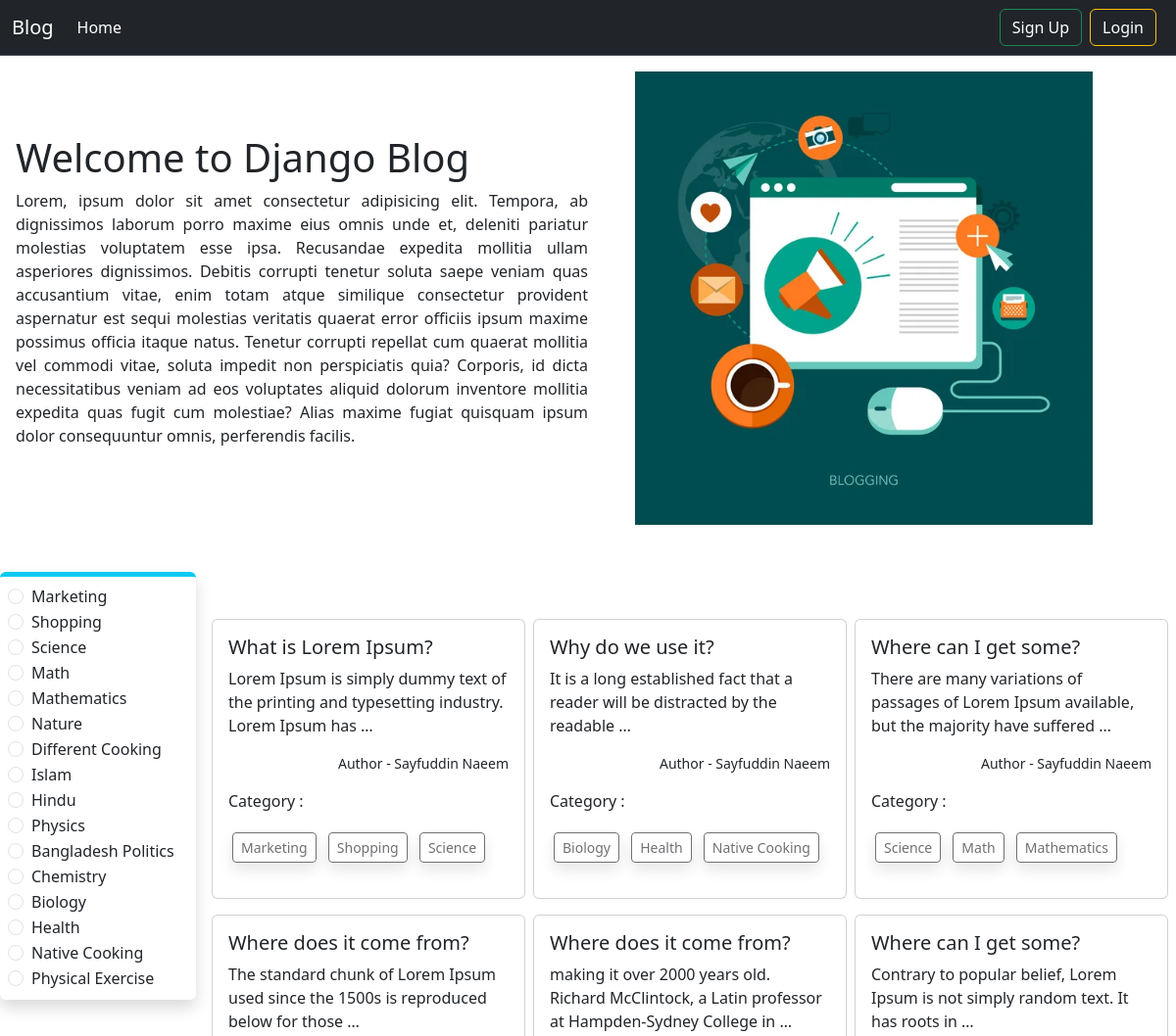
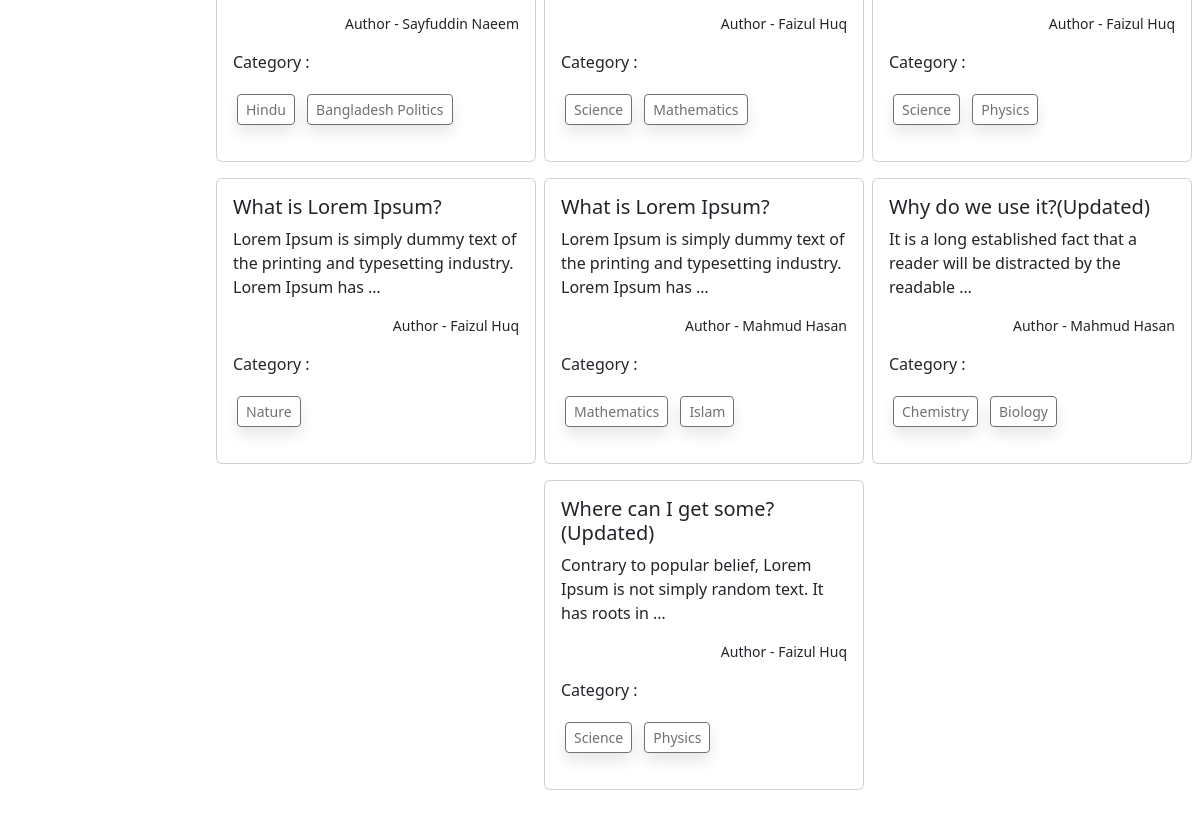
The page / on the database its author committed (2 pictures, top to bottom).
### categories/models.py (models this page shows, shortened)
class Category(models.Model):
    name = models.CharField(max_length=100)
    slug = models.SlugField(max_length=100, unique=True, null=True, blank=True)

### posts/models.py (models this page shows, shortened)
class Post(models.Model):
    title = models.CharField(max_length=50)
    content = models.TextField()
    category = models.ManyToManyField(Category)
    author = models.ForeignKey(User, on_delete= models.CASCADE)

### blog_project/views.py (the view)
# urls.py: 2. Add a URL to urlpatterns:  path('', views.home, name='home')
def home(request, category_slug = None):
    data = Post.objects.all()
    categories = Category.objects.all()
    category = None
    if category_slug:
        category = get_object_or_404(Category, slug = category_slug)
        data = Post.objects.filter(category=category)
    return render(request, 'home.html', {'data' : data, 'category' : categories, 'slCat' : category})

### templates/home.html (shortened to what this page needs)
{% extends "base.html" %}
{% load static  %}
{% load crispy_forms_tags %}
{% block content %}
<div class="d-flex flex-wrap justify-content-evenly align-items-center px-3 pt-3">
  <div class="col-6">
    <h1>Welcome to Django Blog</h1>
    <p style='text-align: justify;'>
      Lorem, ipsum dolor sit amet consectetur adipisicing elit. Tempora, ab dignissimos laborum porro maxime eius omnis unde et, deleniti pariatur molestias voluptatem esse ipsa. Recusandae expedita mollitia ullam asperiores dignissimos. Debitis corrupti tenetur soluta saepe veniam quas accusantium vitae, enim totam atque similique consectetur provident aspernatur est sequi molestias veritatis quaerat error officiis ipsum maxime possimus officia itaque natus. Tenetur corrupti repellat cum quaerat mollitia vel commodi vitae, soluta impedit non perspiciatis quia? Corporis, id dicta necessitatibus veniam ad eos voluptates aliquid dolorum inventore mollitia expedita quas fugit cum molestiae? Alias maxime fugiat quisquam ipsum dolor consequuntur omnis, perferendis facilis.
    </p>
  </div>
  <div class="col-6">
    <img src="{% static 'header.jpg' %}" alt="" style="width: 80%;" class="ms-5">
  </div>
</div>
  <div class="d-flex flex-wrap">
    <div class="card col-2 h-75 mt-5 p-2 border-5 border-start-0 border-end-0 border-bottom-0 border-info shadow">
      {% for cat in category %}
      <div class="form-check">
        <input
        class="form-check-input"
        type="radio"
        name="category"
        id="category-{{cat.id}}"
        onclick="window.location.href='{% url 'category_wise_post' cat.slug %}'"
        />
        <label class="form-check-label" for="category-{{cat.id}}">
          {{cat.name}}
        </label>
      </div>
      {% endfor %}
    </div>
    <div class="col-10">
      <div class="d-flex flex-wrap justify-content-center my-5 ps-3 pt-5">
        {% for blog in data %}
        <div class="col-sm-4 col-lg-4 mb-3">
          <div class="card me-2">
            <div class="card-body">
              <h5 class="card-title">{{blog.title}}</h5>
              <p class="card-text">{{ blog.content | truncatewords:15 }}</p>
              <small class="d-block text-end mb-3">Author - {{blog.author.first_name}} {{blog.author.last_name}} </small>
              <p>
                Category :
                <p>
                  {% for cat in blog.category.all %}
                    <button class="btn btn-sm shadow m-1" disabled>{{cat.name}}</button>
                  {% endfor %}
                </p>
              </p>
            </div>
          </div>
        </div>
        {% endfor %}
      </div>
    </div>
  </div>
{% endblock content %}

### templates/base.html (shortened to what this page needs)
<!doctype html>
<html lang="en">
  <head>
    <link href="https://cdn.jsdelivr.net/npm/bootstrap@5.3.3/dist/css/bootstrap.min.css" rel="stylesheet">
  </head>
  <body>
    <div>
        <nav class="navbar navbar-expand-lg bg-dark border-bottom border-body" data-bs-theme="dark">
            <div class="container-fluid">
              <a class="navbar-brand" href="#">Blog</a>
              <div class="collapse navbar-collapse d-flex justify-content-between" id="navbarSupportedContent">
                <div>
                  <ul class="navbar-nav me-auto mb-2 mb-lg-0">
                    <li class="nav-item">
                      <a class="nav-link active" aria-current="page" href="{% url 'home' %}">Home</a>
                    </li>
                  </ul>
                </div>
                <div class="d-flex" role="search">
                  <ul class="navbar-nav me-auto mb-2 mb-lg-0">
                    {% if user.is_authenticated %}
                    <li class="nav-item">
                      <a href="{% url 'profile' %}" class="btn btn-outline-warning me-2 text-white">Profile</a>
                    </li>
                    <li class="nav-item">
                      <a href="{% url 'logout' %}" class="btn btn-outline-warning me-2 text-white">Logout</a>
                    </li>
                    {% else %}
                    <li class="nav-item">
                      <a href="{% url 'signup' %}" class="btn btn-outline-success me-2 text-white">Sign Up</a>
                    </li>
                    <li class="nav-item">
                      <a href="{% url 'login' %}" class="btn btn-outline-warning me-2 text-white">Login</a>
                    </li>
                    {% endif %}
                </ul>
                </div>
              </div>
            </div>
          </nav>
    </div>
    {% block content %}
    {% endblock content %}
  </body>
</html>

### rows shown on the page
Category: name "Marketing"
Category: name "Shopping"
Category: name "Science"
Category: name "Math"
Category: name "Mathematics"
Category: name "Nature"
Category: name "Different Cooking"
Category: name "Islam"
Category: name "Hindu"
Category: name "Physics"
Category: name "Bangladesh Politics"
Category: name "Chemistry"
Category: name "Biology"
Category: name "Health"
Category: name "Native Cooking"
Category: name "Physical Exercise"
Post: title "What is Lorem Ipsum?", content "Lorem Ipsum is simply dummy text of the printing and typesetting industry. Lorem Ipsum has …", author.first_name "Sayfuddin", author.last_name "Naeem"
Post: title "Why do we use it?", content "It is a long established fact that a reader will be distracted by the readable …", author.first_name "Sayfuddin", author.last_name "Naeem"
Post: title "Where can I get some?", content "There are many variations of passages of Lorem Ipsum available, but the majority have suffered …", author.first_name "Sayfuddin", author.last_name "Naeem"
Post: title "Where does it come from?", content "The standard chunk of Lorem Ipsum used since the 1500s is reproduced below for those …", author.first_name "Sayfuddin", author.last_name "Naeem"
Post: title "Where does it come from?", content "making it over 2000 years old. Richard McClintock, a Latin professor at Hampden-Sydney College in …", author.first_name "Faizul", author.last_name "Huq"
Post: title "Where can I get some?", content "Contrary to popular belief, Lorem Ipsum is not simply random text. It has roots in …", author.first_name "Faizul", author.last_name "Huq"
Post: title "What is Lorem Ipsum?", content "Lorem Ipsum is simply dummy text of the printing and typesetting industry. Lorem Ipsum has …", author.first_name "Faizul", author.last_name "Huq"
Post: title "What is Lorem Ipsum?", content "Lorem Ipsum is simply dummy text of the printing and typesetting industry. Lorem Ipsum has …", author.first_name "Mahmud", author.last_name "Hasan"
Post: title "Why do we use it?(Updated)", content "It is a long established fact that a reader will be distracted by the readable …", author.first_name "Mahmud", author.last_name "Hasan"
Post: title "Where can I get some?(Updated)", content "Contrary to popular belief, Lorem Ipsum is not simply random text. It has roots in …", author.first_name "Faizul", author.last_name "Huq"
